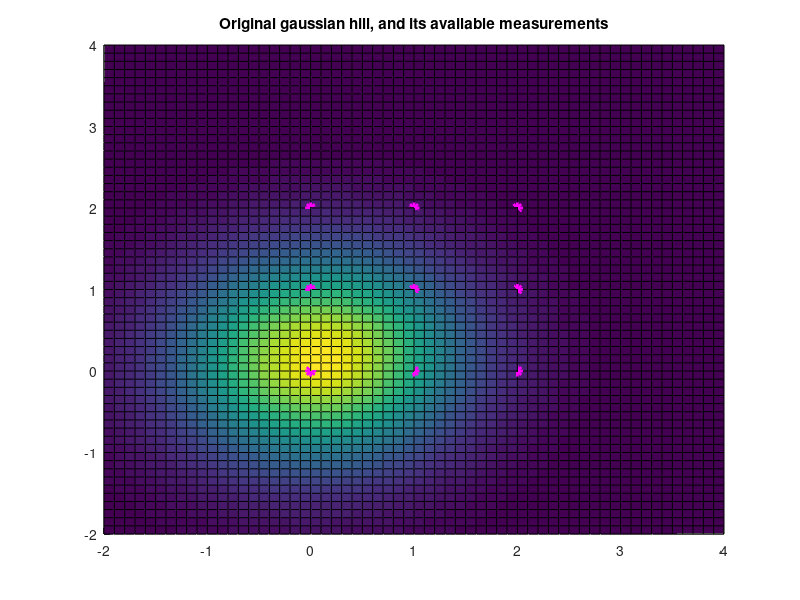

Source code (MATLAB): (Note: this script raises an error after producing the figure.)
function RR_LevenbergMarquardtFit
% function RR_LevenbergMarquardtFit
% Tests RR_LevenbergMarquardt on measurements of a Gaussian function, written as the sum of squares of n
% residual components, r(i)=Compute_Gaussian(e(i),n(i),p)-data(i), with f=sum_(i=1)^R r(i)^2; 
% in this test problem, f is built from an r with R=3*3=9 elements, and the optimization is performed
% over a parameter space p with P=6 elements.
% The RR_LevenbergMarquardt optimization algorithm then drives f towards zero.
% To apply this method to fit a different nonlinear function to data, just define new Residual r and
% Jacobian J functions, where r has R components and p has P components with R>=P, and rerun.
%% Renaissance Repository, https://github.com/tbewley/RR/tree/main/NR_chap03
%% Copyright 2024 by Thomas Bewley, published under the BSD 3-Clause License. 

clear; global R data; format short;  % data to be fitted

% The following lines generate some synthetic data, where p(1:6)={A,a,b,c,x0,y0} in def of Gaussian
p=rand(6,1); p(3)=0.25*(p(2)-p(4)); p_actual=p';
R=0;  for e=0:2; for n=0:2; R=R+1; 
    data(R,1)=e; data(R,2)=n;  % north and east positions of measurements
	data(R,3)=p(1)*exp(-(p(2)*(e-p(5))^2+2*p(3)*(e-p(5))*(n-p(6))+p(4)*(n-p(6))^2)); % height
end, end
% The next 4 lines just make a pretty plot of the data, and the gaussian they were taken from
e=[-2:.1:4]; n=[-2:.1:4]; [E,N]=meshgrid(e,n); figure(1), clf, hold on, ne=length(e); nn=length(n);
for i=1:ne, for j=1:nn, h(j,i)=Compute_Gaussian(e(i),n(j),p); end, end
surf(e,n,h); hold on; title('Original gaussian hill, and its available measurements')
for i=1:R, plot3(data(i,1),data(i,2),data(i,3),'m*','LineWidth',2,'MarkerSize',8), end

% (Replace the above with R pieces of actual data, if you have some, with R>=P in your model)

p0=[0.1; 1; 0; 1; -1; -1];        % (very bad) initial guess for p (note: p0 and p are column vectors!)
p=RR_LevenbergMarquardt(p0,@Residual_Gaussian,@Jacobian_Gaussian); % Perform the optimization to find p

p_initial=p0'  % (note: print them out as row vectors, just to save vertical space...)
p_final=p', disp('Did we get close?  Actual parameters defining the gaussian were'); p_actual

% The next 4 lines just make another pretty plot of the data, and the gaussian to which they were fit
figure(2), clf, hold on,
for i=1:ne, for j=1:nn, h(j,i)=Compute_Gaussian(e(i),n(j),p); end, end
surf(e,n,h); hold on; title('Levenberg Marquardt fit of the available measurements')
for i=1:R, plot3(data(i,1),data(i,2),data(i,3),'m*','LineWidth',2,'MarkerSize',8), end

end % function RR_LevenbergMarquardtFit
%%%%%%%%%%%%%%%%%%%%%%%%%%%%%%%%%%%%%%%%%%%%%%%%%%%%%%%%%%%%%%%%%%%%%%%%%%%%%%%%%%%%%%%%%
function [h] = Compute_Gaussian(e,n,p) % e=east, n=north, p=parameters, h=height
% Each scalar function h depends on 2 arguments in this case (e and n) as well as the
% parameter vector p (with P=6 parameters in this model)
h=p(1)*exp(-p(2)*(p(5)-e)^2-2*p(3)*(p(5)-e)*(p(6)-n)-p(4)*(p(6)-n)^2);
end % function Compute_Gaussian
%%%%%%%%%%%%%%%%%%%%%%%%%%%%%%%%%%%%%%%%%%%%%%%%%%%%%%%%%%%%%%%%%%%%%%%%%%%%%%%%%%%%%%%%%
function [r] = Residual_Gaussian(p)
% This function calculates the residual vector (with m elements).
% The function to be minimized is f=sum_(i=1)^R r(i)^2
global R data
for i=1:R, e=data(i,1); n=data(i,2); r(i,1)=Compute_Gaussian(e,n,p)-data(i,3); end
end % function Residual_Gaussian
%%%%%%%%%%%%%%%%%%%%%%%%%%%%%%%%%%%%%%%%%%%%%%%%%%%%%%%%%%%%%%%%%%%%%%%%%%%%%%%%%%%%%%%%%%
function [J] = Jacobian_Gaussian(p)
% This is the (analytical) derivative of each component of r w.r.t. each component of p
% Note: the {i,j} component of the Jacobian J is the derivative of r(i) w.r.t. p(j)
global R data;
for i=1:R, e=data(i,1); n=data(i,2); h(i)=Compute_Gaussian(e,n,p);
	J(i,:)=h(i)*[1/p(1), -(p(5)-e)^2, -2*(p(5)-e)*(p(6)-n), -(p(6)-n)^2, ...
  	             -2*p(2)*(p(5)-e)-2*p(3)*(p(6)-n), -2*p(3)*(p(5)-e)-2*p(4)*(p(6)-n)];
end
end % function Jacobian_Gaussian

% Note: uncomment the following and plug into Matlab to determine the jacobian of r wrt p:
% syms p1 p2 p3 p4 p5 p6 e n
% h=p1*exp(-(p2*(p5-e)^2+2*p3*(p5-e)*(p6-n)+p4*(p6-n)^2))
% jacobian(h,[p1 p2 p3 p4 p5 p6])
